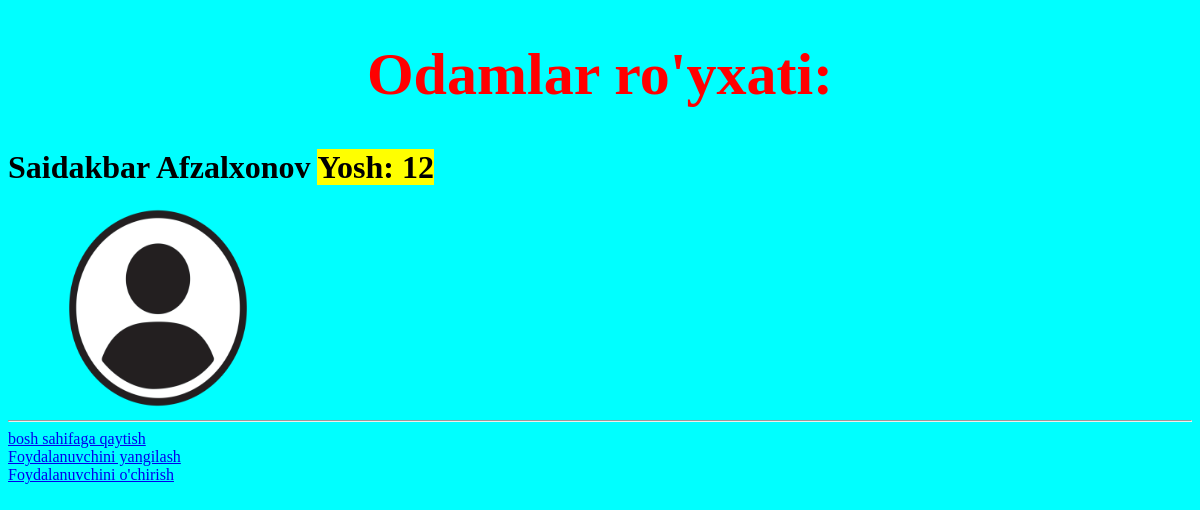
The page /start/user/saidakbar-afzalxonov-099d/ on the database its author committed.
### app/models.py (models this page shows, shortened)
class User(models.Model):
    ism=models.CharField(max_length=50,blank=False)
    familiya=models.CharField(max_length=50,blank=False)
    yosh=models.PositiveIntegerField(default=15,blank=True)
    picture=models.ImageField(upload_to='images/',default='images/default.jpg',blank=True)
    slug=models.SlugField(unique=True,blank=True)
    import uuid

### app/views.py (the view)
# urls.py: path("user/<slug:slug>/", views.UserDetailView.as_view(), name='user_view'),
class UserDetailView(DetailView):
    model = User
    template_name = 'app/user_view.html'
    context_object_name = 'user'
    slug_field = 'slug'
    slug_url_kwarg = 'slug'

### templates/app/user_view.html
{% extends 'app/base.html' %}
{%block content %}
        <h1>{{user.ism}} {{user.familiya}} <mark>Yosh: {{user.yosh}}</mark></h1>
        {% if user.picture and user.picture.url %}
            <img src="{{ user.picture.url }}" width="300" height="200">
        {% else %}
            <img src="/media/images/default/default.png" width="200" height="200">
        {% endif %}
        <hr>
        <a href="{% url 'user_list' %}">bosh sahifaga qaytish</a>
        <br>
        <a href="{% url 'update_user' user.slug %}">Foydalanuvchini yangilash</a>
        <br>
        <a href="{% url 'delete_user' user.slug %}">Foydalanuvchini o'chirish</a>
{%endblock%}

### static/style.css (style rules this page uses)
body { background-color: aqua; }

### rows shown on the page
User: ism "Saidakbar", familiya "Afzalxonov", yosh "12", picture (picture)
